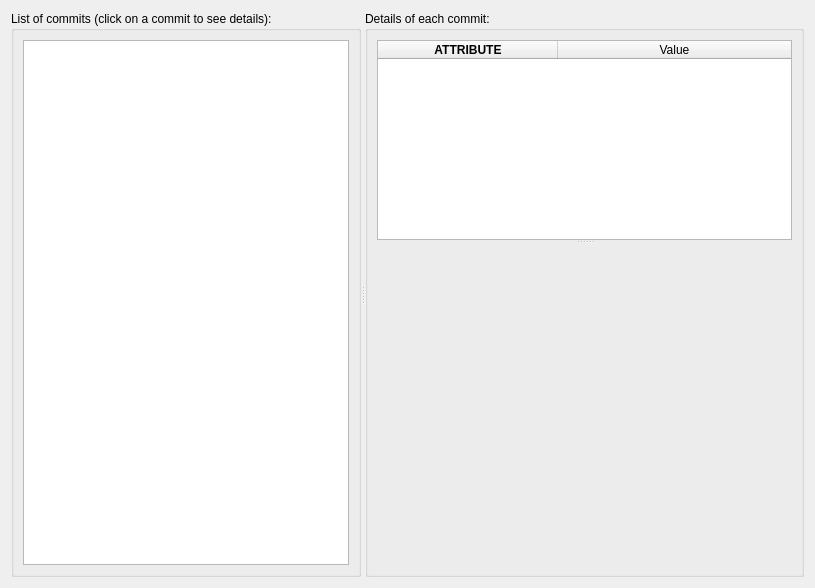
<?xml version="1.0" encoding="UTF-8"?>
<ui version="4.0">
 <class>VersionViewer</class>
 <widget class="QDialog" name="VersionViewer">
  <property name="geometry">
   <rect>
    <x>0</x>
    <y>0</y>
    <width>815</width>
    <height>588</height>
   </rect>
  </property>
  <property name="windowTitle">
   <string>Versions Viewer</string>
  </property>
  <layout class="QVBoxLayout" name="verticalLayout_2">
   <item>
    <widget class="QSplitter" name="splitter_2">
     <property name="orientation">
      <enum>Qt::Horizontal</enum>
     </property>
     <widget class="QGroupBox" name="groupBox_2">
      <property name="sizePolicy">
       <sizepolicy hsizetype="MinimumExpanding" vsizetype="Preferred">
        <horstretch>0</horstretch>
        <verstretch>0</verstretch>
       </sizepolicy>
      </property>
      <property name="maximumSize">
       <size>
        <width>350</width>
        <height>16777215</height>
       </size>
      </property>
      <property name="title">
       <string>List of commits (click on a commit to see details):</string>
      </property>
      <layout class="QVBoxLayout" name="verticalLayout_6">
       <item>
        <widget class="QListWidget" name="listWidget">
         <property name="minimumSize">
          <size>
           <width>250</width>
           <height>0</height>
          </size>
         </property>
         <property name="alternatingRowColors">
          <bool>true</bool>
         </property>
        </widget>
       </item>
      </layout>
     </widget>
     <widget class="QGroupBox" name="groupBox_3">
      <property name="title">
       <string>Details of each commit:</string>
      </property>
      <layout class="QVBoxLayout" name="verticalLayout">
       <item>
        <widget class="QSplitter" name="splitter">
         <property name="orientation">
          <enum>Qt::Vertical</enum>
         </property>
         <widget class="QTableWidget" name="attributesTable">
          <property name="sizePolicy">
           <sizepolicy hsizetype="Expanding" vsizetype="Expanding">
            <horstretch>0</horstretch>
            <verstretch>0</verstretch>
           </sizepolicy>
          </property>
          <property name="minimumSize">
           <size>
            <width>0</width>
            <height>0</height>
           </size>
          </property>
          <property name="maximumSize">
           <size>
            <width>16777215</width>
            <height>200</height>
           </size>
          </property>
          <property name="styleSheet">
           <string notr="true">#featureDetailsTableWidget::section {
    background: yellow;
    border: 2px outset yellow;
}</string>
          </property>
          <property name="verticalScrollBarPolicy">
           <enum>Qt::ScrollBarAsNeeded</enum>
          </property>
          <property name="horizontalScrollBarPolicy">
           <enum>Qt::ScrollBarAlwaysOff</enum>
          </property>
          <property name="showDropIndicator" stdset="0">
           <bool>false</bool>
          </property>
          <property name="dragDropOverwriteMode">
           <bool>false</bool>
          </property>
          <property name="alternatingRowColors">
           <bool>false</bool>
          </property>
          <property name="selectionMode">
           <enum>QAbstractItemView::SingleSelection</enum>
          </property>
          <property name="selectionBehavior">
           <enum>QAbstractItemView::SelectRows</enum>
          </property>
          <property name="showGrid">
           <bool>true</bool>
          </property>
          <property name="gridStyle">
           <enum>Qt::DotLine</enum>
          </property>
          <property name="sortingEnabled">
           <bool>true</bool>
          </property>
          <property name="wordWrap">
           <bool>false</bool>
          </property>
          <attribute name="horizontalHeaderCascadingSectionResizes">
           <bool>true</bool>
          </attribute>
          <attribute name="horizontalHeaderDefaultSectionSize">
           <number>180</number>
          </attribute>
          <attribute name="horizontalHeaderMinimumSectionSize">
           <number>30</number>
          </attribute>
          <attribute name="horizontalHeaderStretchLastSection">
           <bool>true</bool>
          </attribute>
          <attribute name="verticalHeaderVisible">
           <bool>false</bool>
          </attribute>
          <attribute name="verticalHeaderCascadingSectionResizes">
           <bool>true</bool>
          </attribute>
          <attribute name="verticalHeaderStretchLastSection">
           <bool>false</bool>
          </attribute>
          <column>
           <property name="text">
            <string>ATTRIBUTE</string>
           </property>
           <property name="font">
            <font>
             <weight>75</weight>
             <bold>true</bold>
            </font>
           </property>
           <property name="textAlignment">
            <set>AlignHCenter|AlignVCenter|AlignCenter</set>
           </property>
          </column>
          <column>
           <property name="text">
            <string>Value</string>
           </property>
           <property name="font">
            <font>
             <weight>50</weight>
             <bold>false</bold>
            </font>
           </property>
           <property name="textAlignment">
            <set>AlignHCenter|AlignVCenter|AlignCenter</set>
           </property>
          </column>
         </widget>
         <widget class="QWidget" name="mapWidget" native="true">
          <property name="sizePolicy">
           <sizepolicy hsizetype="Expanding" vsizetype="Preferred">
            <horstretch>0</horstretch>
            <verstretch>0</verstretch>
           </sizepolicy>
          </property>
         </widget>
        </widget>
       </item>
      </layout>
     </widget>
    </widget>
   </item>
  </layout>
 </widget>
 <resources/>
 <connections/>
</ui>
